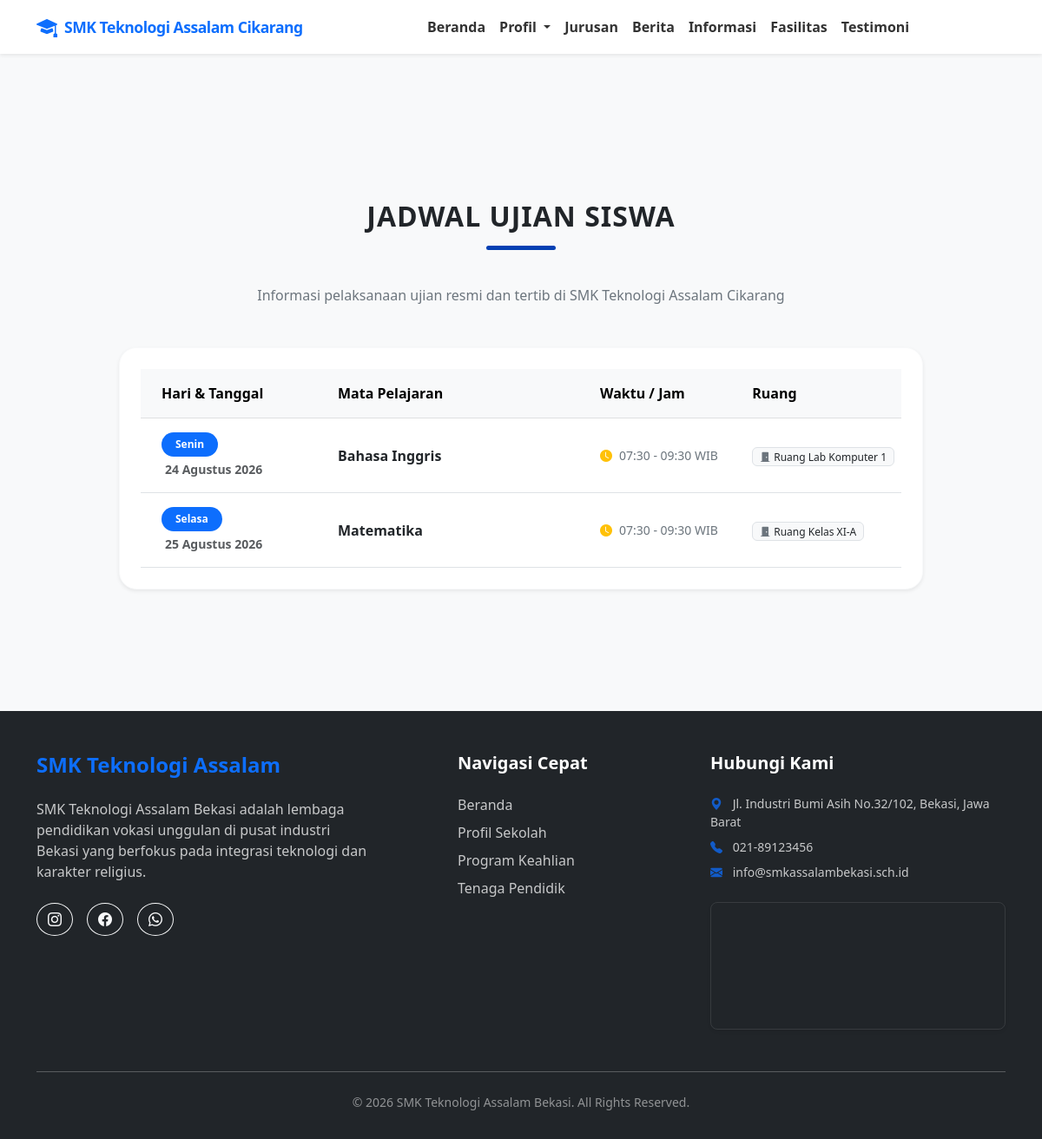
The page /ujian.php on the database its author committed.
### tables this page shows
CREATE TABLE `hero` (
  `id` int(11) NOT NULL,
  `judul_utama` varchar(255) NOT NULL,
  `subtitle` text NOT NULL,
  `img_slider_1` varchar(255) NOT NULL,
  `img_slider_2` varchar(255) NOT NULL
);

CREATE TABLE `ujian` (
  `id` int(11) NOT NULL,
  `hari` varchar(20) NOT NULL,
  `tanggal` varchar(50) NOT NULL,
  `mapel` varchar(100) NOT NULL,
  `waktu` varchar(30) NOT NULL,
  `ruang` varchar(50) NOT NULL
);

CREATE TABLE `kontak` (
  `id` int(11) NOT NULL,
  `alamat` text NOT NULL,
  `telp` varchar(50) NOT NULL,
  `email` varchar(100) NOT NULL,
  `wa` varchar(50) NOT NULL,
  `ig` varchar(100) NOT NULL,
  `fb` varchar(100) NOT NULL,
  `tentang` text NOT NULL
);

### ujian.php (the view, shortened to what this page needs)
<?php
include 'header.php';
if (!isset($ujian)) {
    include_once "koneksi.php";
    $ujian = mysqli_fetch_all(mysqli_query($conn, "SELECT * FROM ujian ORDER BY id ASC"), MYSQLI_ASSOC);
}
?>
    <main class="container content-wrapper" style="margin-top: 120px; margin-bottom: 60px;">
        <div class="text-center mb-5">
            <h2 class="section-title">Jadwal Ujian Siswa</h2>
            <p class="text-secondary">Informasi pelaksanaan ujian resmi dan tertib di <?= $hero['judul_utama'] ?? 'SMK Teknologi Assalam' ?></p>
        </div>
        <div class="row justify-content-center">
            <div class="col-lg-10">
                <div class="card card-custom p-4 shadow-sm border border-light bg-white">
                    <div class="table-responsive">
                        <table class="table table-hover align-middle mb-0">
                            <thead class="table-light text-primary">
                                <tr>
                                    <th scope="col" class="py-3 px-4" style="width: 25%;">Hari & Tanggal</th>
                                    <th scope="col" class="py-3">Mata Pelajaran</th>
                                    <th scope="col" class="py-3" style="width: 20%;">Waktu / Jam</th>
                                    <th scope="col" class="py-3" style="width: 20%;">Ruang</th>
                                </tr>
                            </thead>
                            <tbody>
                                <?php if (!empty($ujian)): ?>
                                    <?php foreach($ujian as $u): ?>
                                    <tr>
                                        <td class="py-3 px-4">
                                            <span class="badge bg-primary px-3 py-2 rounded-pill fw-bold text-white d-inline-block mb-1">
                                                <?= htmlspecialchars($u['hari'] ?? '') ?>
                                            </span>
                                            <div class="small text-muted fw-semibold ps-1">
                                                <?= htmlspecialchars($u['tanggal'] ?? '') ?>
                                            </div>
                                        </td>
                                        <td class="py-3 fw-bold text-dark fs-6">
                                            <?= htmlspecialchars($u['mapel'] ?? '') ?>
                                        </td>
                                        <td class="py-3 text-secondary small fw-medium">
                                            <i class="bi bi-clock-fill text-warning me-2"></i><?= htmlspecialchars($u['waktu'] ?? '07:30 - 09:30') ?> WIB
                                        </td>
                                        <td class="py-3">
                                            <span class="badge bg-light text-dark border px-2 py-1.5 fw-medium">
                                                <i class="bi bi-door-closed-fill text-secondary me-1"></i><?= htmlspecialchars($u['ruang'] ?? 'Ruang Lab') ?>
                                            </span>
                                        </td>
                                    </tr>
                                    <?php endforeach; ?>
                                <?php endif; ?>
                            </tbody>
                        </table>
                    </div>
                </div>
            </div>
        </div>
    </main>
<?php
include 'footer.php';
?>

### header.php (shortened to what this page needs)
<?php
include 'koneksi.php';
$hero     = mysqli_fetch_assoc(mysqli_query($conn, "SELECT * FROM hero LIMIT 1")) ?? [];
$kontak   = mysqli_fetch_assoc(mysqli_query($conn, "SELECT * FROM kontak LIMIT 1")) ?? [];
?>
<!DOCTYPE html>
<html lang="id">
<head>
    <link href="https://cdn.jsdelivr.net/npm/bootstrap@5.3.0/dist/css/bootstrap.min.css" rel="stylesheet">
    <link rel="stylesheet" href="https://cdn.jsdelivr.net/npm/bootstrap-icons@1.11.0/font/bootstrap-icons.css">
</head>
<body>
    <nav id="mainNav" class="navbar navbar-expand-lg fixed-top shadow-sm py-2">
        <div class="container">
            <a class="navbar-brand fw-bold text-primary d-flex align-items-center" href="index.php">
                <i class="bi bi-mortarboard-fill me-2 fs-4"></i>
                <span style="letter-spacing: -0.5px; font-size: 1.1rem;"><?= $hero['judul_utama'] ?? '' ?></span>
            </a>
            <div class="collapse navbar-collapse" id="navbarNav">
                <ul class="navbar-nav ms-auto align-items-lg-center">
                    <li class="nav-item"><a class="nav-link px-lg-2 small fw-semibold" href="index.php">Beranda</a></li>
                    <li class="nav-item dropdown">
                        <a class="nav-link dropdown-toggle px-lg-2 small fw-semibold" href="#" id="navbarDropdownProfil" role="button" data-bs-toggle="dropdown" aria-expanded="false">
                            Profil
                        </a>
                    </li>
                    <li class="nav-item"><a class="nav-link px-lg-2 small fw-semibold" href="index.php#jurusan">Jurusan</a></li>
                    <li class="nav-item"><a class="nav-link px-lg-2 small fw-semibold" href="index.php#berita">Berita</a></li>
                    <li class="nav-item"><a class="nav-link px-lg-2 small fw-semibold" href="index.php#informasi">Informasi</a></li>
                    <li class="nav-item"><a class="nav-link px-lg-2 small fw-semibold" href="index.php#fasilitas">Fasilitas</a></li>
                    <li class="nav-item"><a class="nav-link px-lg-2 small fw-semibold" href="index.php#testimoni">Testimoni</a></li>
                    <li class="nav-item ms-lg-2 mt-2 mt-lg-0">
                        <a class="nav-link btn btn-danger btn-sm text-white px-3 py-1 rounded-pill d-inline-block w-auto" href="dashboard" style="font-size: 0.85rem;">
                            <i class="bi bi-lock-fill me-1"></i> Admin
                        </a>
                    </li>
                </ul>
            </div>
        </div>
    </nav>

### footer.php (shortened to what this page needs)
<footer class="bg-dark text-white pt-5 pb-3">
        <div class="container">
            <div class="row g-5">
                <div class="col-lg-5">
                    <h4 class="fw-bold text-primary mb-4">SMK Teknologi Assalam</h4>
                    <p class="opacity-75 pe-lg-5 mb-4"><?= $kontak['tentang'] ?? '' ?></p>
                    <div class="d-flex gap-3 mt-4">
                        <a href="https://www.instagram.com/<?= $kontak['ig'] ?? '' ?>" class="btn btn-outline-light rounded-circle"><i class="bi bi-instagram"></i></a>
                        <a href="https://fb.me/<?= $kontak['fb'] ?? '' ?>" class="btn btn-outline-light rounded-circle"><i class="bi bi-facebook"></i></a>
                        <a href="https://wa.me/<?= $kontak['wa'] ?? '' ?>" class="btn btn-outline-light rounded-circle"><i class="bi bi-whatsapp"></i></a>
                    </div>
                </div>
                <div class="col-lg-3">
                    <h5 class="fw-bold mb-4">Navigasi Cepat</h5>
                    <ul class="list-unstyled opacity-75">
                        <li class="mb-2"><a href="#hero" class="text-white text-decoration-none">Beranda</a></li>
                        <li class="mb-2"><a href="#profil" class="text-white text-decoration-none">Profil Sekolah</a></li>
                        <li class="mb-2"><a href="#jurusan" class="text-white text-decoration-none">Program Keahlian</a></li>
                        <li class="mb-2"><a href="#guru" class="text-white text-decoration-none">Tenaga Pendidik</a></li>
                    </ul>
                </div>
                <div class="col-lg-4">
                    <h5 class="fw-bold mb-4">Hubungi Kami</h5>
                    <p class="small opacity-75 mb-2"><i class="bi bi-geo-alt-fill text-primary me-2"></i> <?= $kontak['alamat'] ?? '' ?></p>
                    <p class="small opacity-75 mb-2"><i class="bi bi-telephone-fill text-primary me-2"></i> <?= $kontak['telp'] ?? '' ?></p>
                    <p class="small opacity-75 mb-4"><i class="bi bi-envelope-fill text-primary me-2"></i> <?= $kontak['email'] ?? '' ?></p>
                    <?php if (!empty($kontak['alamat'])): ?>
                        <div class="rounded-3 overflow-hidden shadow-sm ratio ratio-21x9" style="border: 1px solid rgba(255,255,255,0.1);">
                            <iframe
                                src="https://maps.google.com/maps?q=<?= $hero['judul_utama'] ?> <?= urlencode($kontak['alamat']) ?>&t=&z=15&ie=UTF8&iwloc=&output=embed"
                                style="border:0;"
                                allowfullscreen=""
                                loading="lazy"
>
                            </iframe>
                        </div>
                    <?php endif; ?>
                </div>
            </div>
            <hr class="mt-5 mb-4 opacity-25">
            <div class="text-center opacity-50 small">
                <p>&copy; 2026 SMK Teknologi Assalam Bekasi. All Rights Reserved. </p>
            </div>
        </div>
    </footer>
</body>
</html>

### header.php (style rules this page uses)
:root { --primary-color: #0440b3; --accent-color: #ffc107; }
body { font-family: 'Segoe UI', Tahoma, Geneva, Verdana, sans-serif; background-color: #f8f9fa; overflow-x: hidden; }
.navbar { background: rgba(255, 255, 255, 0.95); backdrop-filter: blur(10px); }
.nav-link { font-weight: 500; color: #333; transition: 0.3s; }
.content-wrapper { padding-top: 110px; padding-bottom: 80px; }
.section-title { font-weight: 800; margin-bottom: 40px; position: relative; padding-bottom: 20px; text-transform: uppercase; letter-spacing: 1px; }
.section-title::after { content: ''; position: absolute; bottom: 0; left: 50%; transform: translateX(-50%); width: 80px; height: 5px; background: var(--primary-color); border-radius: 10px; }
.card-custom { border: none; border-radius: 20px; transition: 0.4s; overflow: hidden; box-shadow: 0 10px 30px rgba(0,0,0,0.05); background: #fff; }

### rows shown on the page
hero: judul_utama "SMK Teknologi Assalam Cikarang"
ujian: hari "Senin", tanggal "24 Agustus 2026", mapel "Bahasa Inggris", waktu "07:30 - 09:30", ruang "Ruang Lab Komputer 1"
ujian: hari "Selasa", tanggal "25 Agustus 2026", mapel "Matematika", waktu "07:30 - 09:30", ruang "Ruang Kelas XI-A"
kontak: tentang "SMK Teknologi Assalam Bekasi adalah lembaga pendidikan vokasi unggulan di pusat industri Bekasi yang berfokus pada integrasi teknologi dan karakter religius.", alamat "Jl. Industri Bumi Asih No.32/102, Bekasi, Jawa Barat", telp "021-89123456", email "info@smkassalambekasi.sch.id"
